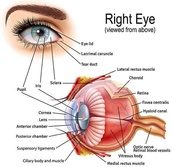
#> input picture eye_image_scaled.jpg, 172 x 167 px, shrunk from 620 x 600 before the run
$ python 'ORB python.py'
#> lines starting #> are read from the running program, lines starting #| are printed output that depends on the picture

import cv2
from matplotlib import pyplot as plt
import time

start = time.time()

img1 = cv2.imread('eye_image_scaled.jpg')
#> img1 is the input picture: shape (167, 172, 3); mean B, G, R 206.6, 211, 227.3
img2 = cv2.imread('eye_realsize.jpg')
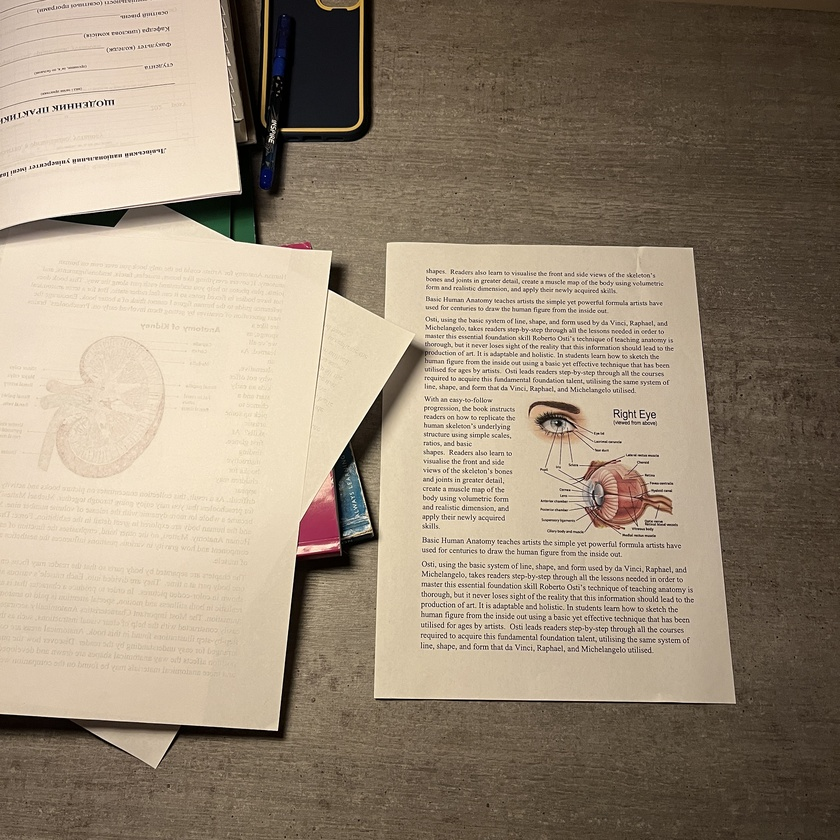
#> input picture eye_realsize.JPG, 840 x 840 px, shrunk from 3024 x 3024 before the run, found by its file name
#> img2 is the input picture: shape (840, 840, 3); mean B, G, R 118.7, 138.4, 153.6

# Initiate ORB detector
orb = cv2.ORB_create()

# Convering to Gray
img1= cv2.cvtColor(img1,cv2.COLOR_BGR2GRAY)
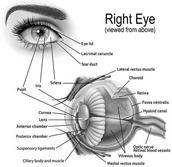
#> img1: shape (167, 172); min 0, max 255, mean 215.4
img2= cv2.cvtColor(img2,cv2.COLOR_BGR2GRAY)
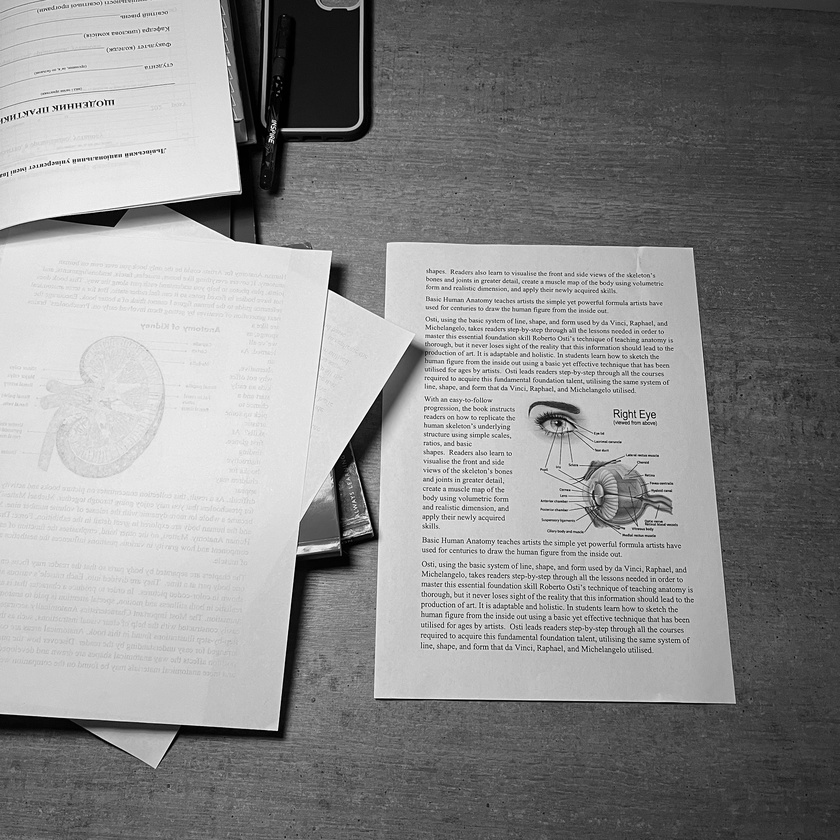
#> img2: shape (840, 840); min 0, max 254, mean 140.7

startDetect = time.time()

# find the keypoints and descriptors with ORB
kp1, des1 = orb.detectAndCompute(img1,None)
#> kp1 = 324 keypoints; strongest (x, y, size): (38, 33, 31), (66, 133, 31), (38, 31, 31), (67, 98, 31)
kp2, des2 = orb.detectAndCompute(img2,None)
#> kp2 = 500 keypoints; strongest (x, y, size): (105, 103, 31), (56, 106, 31), (39, 110, 31), (328, 287, 31)

endDetect = time.time()
total_timeDetect = endDetect - startDetect
print("Виявлення та обчислення час (секунди): ", str(total_timeDetect))

startMatching = time.time()

# Create a Brute Force Matcher object.
bf = cv2.BFMatcher(cv2.NORM_HAMMING, crossCheck = True)

# Perform the matching between the ORB descriptors of the training image and the test image
matches = bf.match(queryDescriptors = des1,
                          trainDescriptors = des2)
#> matches = 106 matches

# The matches with shorter distance are the ones we want.
matches = sorted(matches, key = lambda x : x.distance)

endMatching = time.time()
total_timeMatching = endMatching - startMatching
print("Зіставлення час (секунди): ", str(total_timeMatching))

end = time.time()
total_time = end - start
print("Загальний час (секунди): ", str(total_time))

print("Кількість ключових точок: (оригінал) ", len(des1))
#| Кількість ключових точок: (оригінал)  324
print("Кількість ключових точок: (реальний світ) ", len(des2))
#| Кількість ключових точок: (реальний світ)  500

# Print total number of matching points between the training and query images
print("matches ", len(matches))
#| matches  106

# Create images with keypoints
img1=cv2.drawKeypoints(img1,kp1,img1)
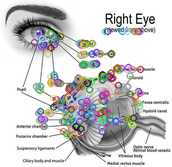
#> img1: shape (167, 172, 3); mean of channels 0, 1, 2 207.5, 207.5, 207.7; drawn as B, G, R
cv2.imwrite('orb_keypoints_1.jpg',img1)

img2=cv2.drawKeypoints(img2,kp2,img2)
#> img2: shape (840, 840, 3)
cv2.imwrite('orb_keypoints_2.jpg',img2)

result = cv2.drawMatches(img1,kp1,img2,kp2,matches[:50],None,flags = 2)
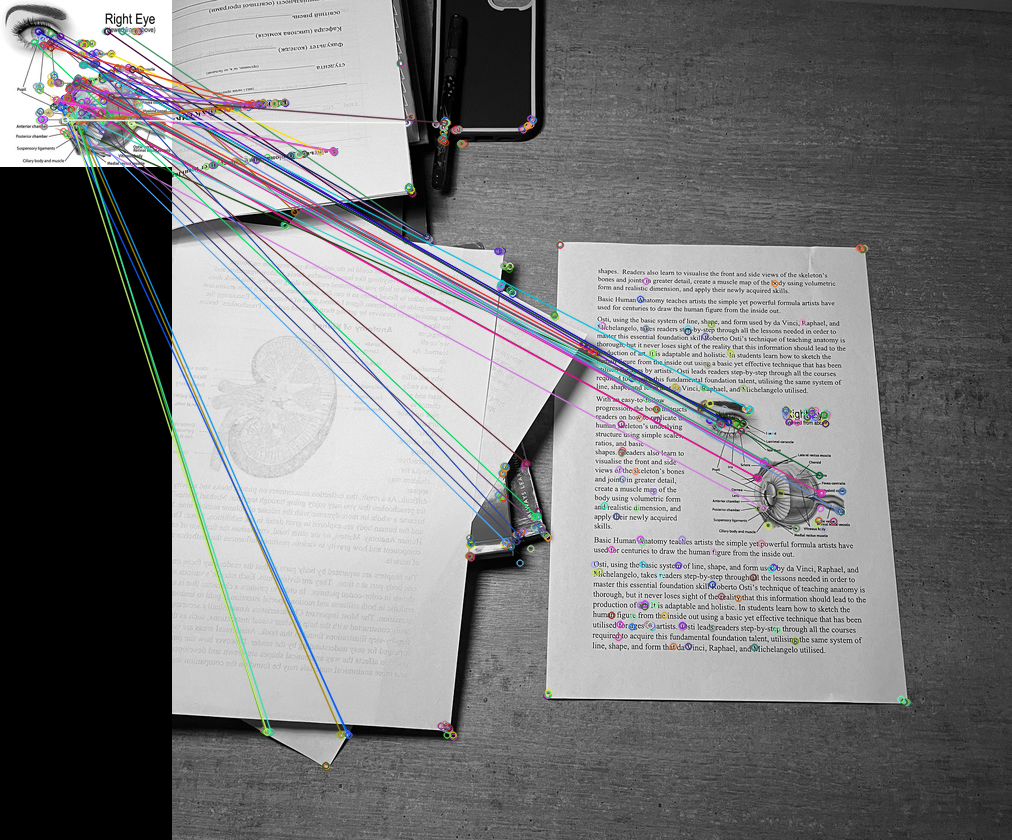
#> result: shape (840, 1012, 3); mean of channels 0, 1, 2 122.2, 121.2, 121.1; drawn as B, G, R
plt.imshow(result),plt.show()
